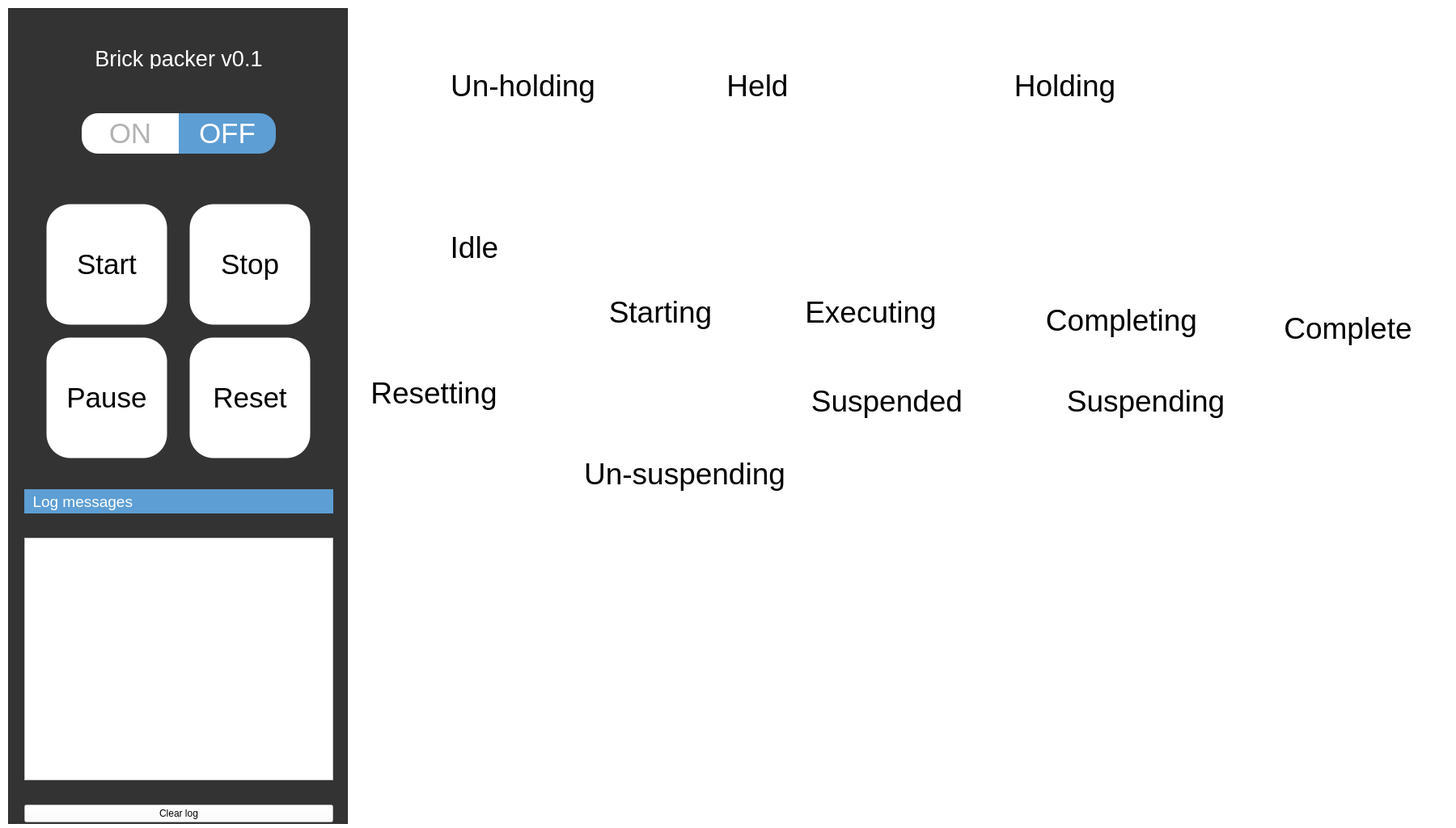
<?xml version="1.0" encoding="UTF-8"?>
<ui version="4.0">
 <class>MainWindow</class>
 <widget class="QMainWindow" name="MainWindow">
  <property name="geometry">
   <rect>
    <x>0</x>
    <y>0</y>
    <width>1800</width>
    <height>1024</height>
   </rect>
  </property>
  <property name="minimumSize">
   <size>
    <width>1800</width>
    <height>1024</height>
   </size>
  </property>
  <property name="palette">
   <palette>
    <active>
     <colorrole role="WindowText">
      <brush brushstyle="SolidPattern">
       <color alpha="255">
        <red>0</red>
        <green>0</green>
        <blue>0</blue>
       </color>
      </brush>
     </colorrole>
     <colorrole role="Button">
      <brush brushstyle="SolidPattern">
       <color alpha="255">
        <red>238</red>
        <green>238</green>
        <blue>236</blue>
       </color>
      </brush>
     </colorrole>
     <colorrole role="Light">
      <brush brushstyle="SolidPattern">
       <color alpha="255">
        <red>255</red>
        <green>255</green>
        <blue>255</blue>
       </color>
      </brush>
     </colorrole>
     <colorrole role="Midlight">
      <brush brushstyle="SolidPattern">
       <color alpha="255">
        <red>246</red>
        <green>246</green>
        <blue>245</blue>
       </color>
      </brush>
     </colorrole>
     <colorrole role="Dark">
      <brush brushstyle="SolidPattern">
       <color alpha="255">
        <red>119</red>
        <green>119</green>
        <blue>118</blue>
       </color>
      </brush>
     </colorrole>
     <colorrole role="Mid">
      <brush brushstyle="SolidPattern">
       <color alpha="255">
        <red>159</red>
        <green>159</green>
        <blue>157</blue>
       </color>
      </brush>
     </colorrole>
     <colorrole role="Text">
      <brush brushstyle="SolidPattern">
       <color alpha="255">
        <red>0</red>
        <green>0</green>
        <blue>0</blue>
       </color>
      </brush>
     </colorrole>
     <colorrole role="BrightText">
      <brush brushstyle="SolidPattern">
       <color alpha="255">
        <red>255</red>
        <green>255</green>
        <blue>255</blue>
       </color>
      </brush>
     </colorrole>
     <colorrole role="ButtonText">
      <brush brushstyle="SolidPattern">
       <color alpha="255">
        <red>0</red>
        <green>0</green>
        <blue>0</blue>
       </color>
      </brush>
     </colorrole>
     <colorrole role="Base">
      <brush brushstyle="SolidPattern">
       <color alpha="255">
        <red>255</red>
        <green>255</green>
        <blue>255</blue>
       </color>
      </brush>
     </colorrole>
     <colorrole role="Window">
      <brush brushstyle="SolidPattern">
       <color alpha="255">
        <red>255</red>
        <green>255</green>
        <blue>255</blue>
       </color>
      </brush>
     </colorrole>
     <colorrole role="Shadow">
      <brush brushstyle="SolidPattern">
       <color alpha="255">
        <red>0</red>
        <green>0</green>
        <blue>0</blue>
       </color>
      </brush>
     </colorrole>
     <colorrole role="AlternateBase">
      <brush brushstyle="SolidPattern">
       <color alpha="255">
        <red>246</red>
        <green>246</green>
        <blue>245</blue>
       </color>
      </brush>
     </colorrole>
     <colorrole role="ToolTipBase">
      <brush brushstyle="SolidPattern">
       <color alpha="255">
        <red>255</red>
        <green>255</green>
        <blue>220</blue>
       </color>
      </brush>
     </colorrole>
     <colorrole role="ToolTipText">
      <brush brushstyle="SolidPattern">
       <color alpha="255">
        <red>0</red>
        <green>0</green>
        <blue>0</blue>
       </color>
      </brush>
     </colorrole>
    </active>
    <inactive>
     <colorrole role="WindowText">
      <brush brushstyle="SolidPattern">
       <color alpha="255">
        <red>0</red>
        <green>0</green>
        <blue>0</blue>
       </color>
      </brush>
     </colorrole>
     <colorrole role="Button">
      <brush brushstyle="SolidPattern">
       <color alpha="255">
        <red>238</red>
        <green>238</green>
        <blue>236</blue>
       </color>
      </brush>
     </colorrole>
     <colorrole role="Light">
      <brush brushstyle="SolidPattern">
       <color alpha="255">
        <red>255</red>
        <green>255</green>
        <blue>255</blue>
       </color>
      </brush>
     </colorrole>
     <colorrole role="Midlight">
      <brush brushstyle="SolidPattern">
       <color alpha="255">
        <red>246</red>
        <green>246</green>
        <blue>245</blue>
       </color>
      </brush>
     </colorrole>
     <colorrole role="Dark">
      <brush brushstyle="SolidPattern">
       <color alpha="255">
        <red>119</red>
        <green>119</green>
        <blue>118</blue>
       </color>
      </brush>
     </colorrole>
     <colorrole role="Mid">
      <brush brushstyle="SolidPattern">
       <color alpha="255">
        <red>159</red>
        <green>159</green>
        <blue>157</blue>
       </color>
      </brush>
     </colorrole>
     <colorrole role="Text">
      <brush brushstyle="SolidPattern">
       <color alpha="255">
        <red>0</red>
        <green>0</green>
        <blue>0</blue>
       </color>
      </brush>
     </colorrole>
     <colorrole role="BrightText">
      <brush brushstyle="SolidPattern">
       <color alpha="255">
        <red>255</red>
        <green>255</green>
        <blue>255</blue>
       </color>
      </brush>
     </colorrole>
     <colorrole role="ButtonText">
      <brush brushstyle="SolidPattern">
       <color alpha="255">
        <red>0</red>
        <green>0</green>
        <blue>0</blue>
       </color>
      </brush>
     </colorrole>
     <colorrole role="Base">
      <brush brushstyle="SolidPattern">
       <color alpha="255">
        <red>255</red>
        <green>255</green>
        <blue>255</blue>
       </color>
      </brush>
     </colorrole>
     <colorrole role="Window">
      <brush brushstyle="SolidPattern">
       <color alpha="255">
        <red>255</red>
        <green>255</green>
        <blue>255</blue>
       </color>
      </brush>
     </colorrole>
     <colorrole role="Shadow">
      <brush brushstyle="SolidPattern">
       <color alpha="255">
        <red>0</red>
        <green>0</green>
        <blue>0</blue>
       </color>
      </brush>
     </colorrole>
     <colorrole role="AlternateBase">
      <brush brushstyle="SolidPattern">
       <color alpha="255">
        <red>246</red>
        <green>246</green>
        <blue>245</blue>
       </color>
      </brush>
     </colorrole>
     <colorrole role="ToolTipBase">
      <brush brushstyle="SolidPattern">
       <color alpha="255">
        <red>255</red>
        <green>255</green>
        <blue>220</blue>
       </color>
      </brush>
     </colorrole>
     <colorrole role="ToolTipText">
      <brush brushstyle="SolidPattern">
       <color alpha="255">
        <red>0</red>
        <green>0</green>
        <blue>0</blue>
       </color>
      </brush>
     </colorrole>
    </inactive>
    <disabled>
     <colorrole role="WindowText">
      <brush brushstyle="SolidPattern">
       <color alpha="255">
        <red>119</red>
        <green>119</green>
        <blue>118</blue>
       </color>
      </brush>
     </colorrole>
     <colorrole role="Button">
      <brush brushstyle="SolidPattern">
       <color alpha="255">
        <red>238</red>
        <green>238</green>
        <blue>236</blue>
       </color>
      </brush>
     </colorrole>
     <colorrole role="Light">
      <brush brushstyle="SolidPattern">
       <color alpha="255">
        <red>255</red>
        <green>255</green>
        <blue>255</blue>
       </color>
      </brush>
     </colorrole>
     <colorrole role="Midlight">
      <brush brushstyle="SolidPattern">
       <color alpha="255">
        <red>246</red>
        <green>246</green>
        <blue>245</blue>
       </color>
      </brush>
     </colorrole>
     <colorrole role="Dark">
      <brush brushstyle="SolidPattern">
       <color alpha="255">
        <red>119</red>
        <green>119</green>
        <blue>118</blue>
       </color>
      </brush>
     </colorrole>
     <colorrole role="Mid">
      <brush brushstyle="SolidPattern">
       <color alpha="255">
        <red>159</red>
        <green>159</green>
        <blue>157</blue>
       </color>
      </brush>
     </colorrole>
     <colorrole role="Text">
      <brush brushstyle="SolidPattern">
       <color alpha="255">
        <red>119</red>
        <green>119</green>
        <blue>118</blue>
       </color>
      </brush>
     </colorrole>
     <colorrole role="BrightText">
      <brush brushstyle="SolidPattern">
       <color alpha="255">
        <red>255</red>
        <green>255</green>
        <blue>255</blue>
       </color>
      </brush>
     </colorrole>
     <colorrole role="ButtonText">
      <brush brushstyle="SolidPattern">
       <color alpha="255">
        <red>119</red>
        <green>119</green>
        <blue>118</blue>
       </color>
      </brush>
     </colorrole>
     <colorrole role="Base">
      <brush brushstyle="SolidPattern">
       <color alpha="255">
        <red>255</red>
        <green>255</green>
        <blue>255</blue>
       </color>
      </brush>
     </colorrole>
     <colorrole role="Window">
      <brush brushstyle="SolidPattern">
       <color alpha="255">
        <red>255</red>
        <green>255</green>
        <blue>255</blue>
       </color>
      </brush>
     </colorrole>
     <colorrole role="Shadow">
      <brush brushstyle="SolidPattern">
       <color alpha="255">
        <red>0</red>
        <green>0</green>
        <blue>0</blue>
       </color>
      </brush>
     </colorrole>
     <colorrole role="AlternateBase">
      <brush brushstyle="SolidPattern">
       <color alpha="255">
        <red>238</red>
        <green>238</green>
        <blue>236</blue>
       </color>
      </brush>
     </colorrole>
     <colorrole role="ToolTipBase">
      <brush brushstyle="SolidPattern">
       <color alpha="255">
        <red>255</red>
        <green>255</green>
        <blue>220</blue>
       </color>
      </brush>
     </colorrole>
     <colorrole role="ToolTipText">
      <brush brushstyle="SolidPattern">
       <color alpha="255">
        <red>0</red>
        <green>0</green>
        <blue>0</blue>
       </color>
      </brush>
     </colorrole>
    </disabled>
   </palette>
  </property>
  <property name="windowTitle">
   <string>MainWindow</string>
  </property>
  <property name="autoFillBackground">
   <bool>false</bool>
  </property>
  <widget class="QWidget" name="centralWidget">
   <property name="minimumSize">
    <size>
     <width>1800</width>
     <height>1024</height>
    </size>
   </property>
   <property name="contextMenuPolicy">
    <enum>Qt::DefaultContextMenu</enum>
   </property>
   <widget class="QWidget" name="horizontalLayoutWidget">
    <property name="geometry">
     <rect>
      <x>-1</x>
      <y>-1</y>
      <width>1801</width>
      <height>1031</height>
     </rect>
    </property>
    <layout class="QHBoxLayout" name="horizontalLayout">
     <item>
      <widget class="QFrame" name="frame">
       <property name="sizePolicy">
        <sizepolicy hsizetype="MinimumExpanding" vsizetype="Expanding">
         <horstretch>0</horstretch>
         <verstretch>0</verstretch>
        </sizepolicy>
       </property>
       <property name="minimumSize">
        <size>
         <width>400</width>
         <height>0</height>
        </size>
       </property>
       <property name="maximumSize">
        <size>
         <width>420</width>
         <height>1080</height>
        </size>
       </property>
       <property name="layoutDirection">
        <enum>Qt::LeftToRight</enum>
       </property>
       <property name="styleSheet">
        <string notr="true">background-color: rgb(51, 51, 51);</string>
       </property>
       <property name="frameShape">
        <enum>QFrame::StyledPanel</enum>
       </property>
       <property name="frameShadow">
        <enum>QFrame::Raised</enum>
       </property>
       <widget class="QWidget" name="verticalLayoutWidget">
        <property name="geometry">
         <rect>
          <x>9</x>
          <y>9</y>
          <width>404</width>
          <height>1045</height>
         </rect>
        </property>
        <layout class="QVBoxLayout" name="verticalLayout">
         <property name="spacing">
          <number>0</number>
         </property>
         <property name="sizeConstraint">
          <enum>QLayout::SetMinimumSize</enum>
         </property>
         <item>
          <widget class="QLabel" name="Title">
           <property name="minimumSize">
            <size>
             <width>0</width>
             <height>0</height>
            </size>
           </property>
           <property name="maximumSize">
            <size>
             <width>16777215</width>
             <height>25</height>
            </size>
           </property>
           <property name="font">
            <font>
             <pointsize>20</pointsize>
            </font>
           </property>
           <property name="layoutDirection">
            <enum>Qt::LeftToRight</enum>
           </property>
           <property name="styleSheet">
            <string notr="true">color: rgb(255, 255, 255);
horizontal-align: center;</string>
           </property>
           <property name="text">
            <string>Brick packer v0.1</string>
           </property>
           <property name="alignment">
            <set>Qt::AlignCenter</set>
           </property>
          </widget>
         </item>
         <item>
          <widget class="QFrame" name="onOffBtns">
           <property name="maximumSize">
            <size>
             <width>16777215</width>
             <height>100</height>
            </size>
           </property>
           <layout class="QHBoxLayout" name="horizontalLayout_5">
            <property name="spacing">
             <number>0</number>
            </property>
            <property name="sizeConstraint">
             <enum>QLayout::SetMinimumSize</enum>
            </property>
            <item>
             <spacer name="horizontalSpacer">
              <property name="orientation">
               <enum>Qt::Horizontal</enum>
              </property>
              <property name="sizeHint" stdset="0">
               <size>
                <width>40</width>
                <height>20</height>
               </size>
              </property>
             </spacer>
            </item>
            <item>
             <widget class="QPushButton" name="onBtn">
              <property name="minimumSize">
               <size>
                <width>120</width>
                <height>30</height>
               </size>
              </property>
              <property name="maximumSize">
               <size>
                <width>150</width>
                <height>50</height>
               </size>
              </property>
              <property name="styleSheet">
               <string notr="true">background-color: rgb(255, 255, 255);
color: rgb(179,179,179);
border-style: solid;
border-width:0px;
border-top-left-radius: 20px;
border-bottom-left-radius: 20px;
font-size: 35px;</string>
              </property>
              <property name="text">
               <string>ON</string>
              </property>
             </widget>
            </item>
            <item>
             <widget class="QPushButton" name="offBtn">
              <property name="minimumSize">
               <size>
                <width>120</width>
                <height>30</height>
               </size>
              </property>
              <property name="maximumSize">
               <size>
                <width>150</width>
                <height>50</height>
               </size>
              </property>
              <property name="styleSheet">
               <string notr="true">background-color: rgb(93, 158, 212);
color: white;
border-style: solid;
border-width:0px;
border-top-right-radius: 20px;
border-bottom-right-radius: 20px;
font-size: 35px;</string>
              </property>
              <property name="text">
               <string>OFF</string>
              </property>
             </widget>
            </item>
            <item>
             <spacer name="horizontalSpacer_2">
              <property name="orientation">
               <enum>Qt::Horizontal</enum>
              </property>
              <property name="sizeHint" stdset="0">
               <size>
                <width>40</width>
                <height>20</height>
               </size>
              </property>
             </spacer>
            </item>
           </layout>
          </widget>
         </item>
         <item>
          <layout class="QGridLayout" name="gridLayout">
           <property name="leftMargin">
            <number>0</number>
           </property>
           <property name="topMargin">
            <number>0</number>
           </property>
           <property name="rightMargin">
            <number>0</number>
           </property>
           <property name="bottomMargin">
            <number>15</number>
           </property>
           <property name="horizontalSpacing">
            <number>0</number>
           </property>
           <property name="verticalSpacing">
            <number>15</number>
           </property>
           <item row="0" column="0">
            <widget class="QPushButton" name="startBtn">
             <property name="minimumSize">
              <size>
               <width>150</width>
               <height>150</height>
              </size>
             </property>
             <property name="maximumSize">
              <size>
               <width>135</width>
               <height>135</height>
              </size>
             </property>
             <property name="palette">
              <palette>
               <active>
                <colorrole role="Button">
                 <brush brushstyle="SolidPattern">
                  <color alpha="255">
                   <red>255</red>
                   <green>255</green>
                   <blue>255</blue>
                  </color>
                 </brush>
                </colorrole>
                <colorrole role="Base">
                 <brush brushstyle="SolidPattern">
                  <color alpha="255">
                   <red>255</red>
                   <green>255</green>
                   <blue>255</blue>
                  </color>
                 </brush>
                </colorrole>
                <colorrole role="Window">
                 <brush brushstyle="SolidPattern">
                  <color alpha="255">
                   <red>255</red>
                   <green>255</green>
                   <blue>255</blue>
                  </color>
                 </brush>
                </colorrole>
               </active>
               <inactive>
                <colorrole role="Button">
                 <brush brushstyle="SolidPattern">
                  <color alpha="255">
                   <red>255</red>
                   <green>255</green>
                   <blue>255</blue>
                  </color>
                 </brush>
                </colorrole>
                <colorrole role="Base">
                 <brush brushstyle="SolidPattern">
                  <color alpha="255">
                   <red>255</red>
                   <green>255</green>
                   <blue>255</blue>
                  </color>
                 </brush>
                </colorrole>
                <colorrole role="Window">
                 <brush brushstyle="SolidPattern">
                  <color alpha="255">
                   <red>255</red>
                   <green>255</green>
                   <blue>255</blue>
                  </color>
                 </brush>
                </colorrole>
               </inactive>
               <disabled>
                <colorrole role="Button">
                 <brush brushstyle="SolidPattern">
                  <color alpha="255">
                   <red>255</red>
                   <green>255</green>
                   <blue>255</blue>
                  </color>
                 </brush>
                </colorrole>
                <colorrole role="Base">
                 <brush brushstyle="SolidPattern">
                  <color alpha="255">
                   <red>255</red>
                   <green>255</green>
                   <blue>255</blue>
                  </color>
                 </brush>
                </colorrole>
                <colorrole role="Window">
                 <brush brushstyle="SolidPattern">
                  <color alpha="255">
                   <red>255</red>
                   <green>255</green>
                   <blue>255</blue>
                  </color>
                 </brush>
                </colorrole>
               </disabled>
              </palette>
             </property>
             <property name="styleSheet">
              <string notr="true">background-color: rgb(255, 255, 255);
border-style: solid;
border-width:1px;
border-radius:30px;
font-size: 35px;</string>
             </property>
             <property name="text">
              <string>Start</string>
             </property>
            </widget>
           </item>
           <item row="0" column="1">
            <widget class="QPushButton" name="stopBtn">
             <property name="minimumSize">
              <size>
               <width>150</width>
               <height>150</height>
              </size>
             </property>
             <property name="maximumSize">
              <size>
               <width>135</width>
               <height>135</height>
              </size>
             </property>
             <property name="layoutDirection">
              <enum>Qt::LeftToRight</enum>
             </property>
             <property name="styleSheet">
              <string notr="true">background-color: rgb(255, 255, 255);
border-style: solid;
border-width:1px;
border-radius:30px;
font-size: 35px;</string>
             </property>
             <property name="text">
              <string>Stop</string>
             </property>
            </widget>
           </item>
           <item row="1" column="0">
            <widget class="QPushButton" name="pauseBtn">
             <property name="minimumSize">
              <size>
               <width>150</width>
               <height>150</height>
              </size>
             </property>
             <property name="maximumSize">
              <size>
               <width>135</width>
               <height>135</height>
              </size>
             </property>
             <property name="styleSheet">
              <string notr="true">background-color: rgb(255, 255, 255);
border-style: solid;
border-width:1px;
border-radius:30px;
font-size: 35px;</string>
             </property>
             <property name="text">
              <string>Pause</string>
             </property>
            </widget>
           </item>
           <item row="1" column="1">
            <widget class="QPushButton" name="resetBtn">
             <property name="minimumSize">
              <size>
               <width>150</width>
               <height>150</height>
              </size>
             </property>
             <property name="maximumSize">
              <size>
               <width>135</width>
               <height>135</height>
              </size>
             </property>
             <property name="styleSheet">
              <string notr="true">background-color: rgb(255, 255, 255);
border-style: solid;
border-width:1px;
border-radius:30px;
font-size: 35px;</string>
             </property>
             <property name="text">
              <string>Reset</string>
             </property>
            </widget>
           </item>
          </layout>
         </item>
         <item>
          <widget class="QLabel" name="logTitle">
           <property name="minimumSize">
            <size>
             <width>0</width>
             <height>30</height>
            </size>
           </property>
           <property name="maximumSize">
            <size>
             <width>16777215</width>
             <height>30</height>
            </size>
           </property>
           <property name="font">
            <font>
             <pointsize>14</pointsize>
            </font>
           </property>
           <property name="styleSheet">
            <string notr="true">background-color: rgb(93, 158, 212);
color: rgb(255, 255, 255);</string>
           </property>
           <property name="text">
            <string>  Log messages</string>
           </property>
          </widget>
         </item>
         <item>
          <widget class="QListWidget" name="logDisplay">
           <property name="maximumSize">
            <size>
             <width>16777215</width>
             <height>300</height>
            </size>
           </property>
           <property name="palette">
            <palette>
             <active>
              <colorrole role="Button">
               <brush brushstyle="SolidPattern">
                <color alpha="255">
                 <red>255</red>
                 <green>255</green>
                 <blue>255</blue>
                </color>
               </brush>
              </colorrole>
              <colorrole role="Base">
               <brush brushstyle="SolidPattern">
                <color alpha="255">
                 <red>255</red>
                 <green>255</green>
                 <blue>255</blue>
                </color>
               </brush>
              </colorrole>
              <colorrole role="Window">
               <brush brushstyle="SolidPattern">
                <color alpha="255">
                 <red>255</red>
                 <green>255</green>
                 <blue>255</blue>
                </color>
               </brush>
              </colorrole>
             </active>
             <inactive>
              <colorrole role="Button">
               <brush brushstyle="SolidPattern">
                <color alpha="255">
                 <red>255</red>
                 <green>255</green>
                 <blue>255</blue>
                </color>
               </brush>
              </colorrole>
              <colorrole role="Base">
               <brush brushstyle="SolidPattern">
                <color alpha="255">
                 <red>255</red>
                 <green>255</green>
                 <blue>255</blue>
                </color>
               </brush>
              </colorrole>
              <colorrole role="Window">
               <brush brushstyle="SolidPattern">
                <color alpha="255">
                 <red>255</red>
                 <green>255</green>
                 <blue>255</blue>
                </color>
               </brush>
              </colorrole>
             </inactive>
             <disabled>
              <colorrole role="Button">
               <brush brushstyle="SolidPattern">
                <color alpha="255">
                 <red>255</red>
                 <green>255</green>
                 <blue>255</blue>
                </color>
               </brush>
              </colorrole>
              <colorrole role="Base">
               <brush brushstyle="SolidPattern">
                <color alpha="255">
                 <red>255</red>
                 <green>255</green>
                 <blue>255</blue>
                </color>
               </brush>
              </colorrole>
              <colorrole role="Window">
               <brush brushstyle="SolidPattern">
                <color alpha="255">
                 <red>255</red>
                 <green>255</green>
                 <blue>255</blue>
                </color>
               </brush>
              </colorrole>
             </disabled>
            </palette>
           </property>
           <property name="styleSheet">
            <string notr="true">background-color: rgb(255, 255, 255);</string>
           </property>
          </widget>
         </item>
         <item>
          <widget class="QPushButton" name="clearBtn">
           <property name="styleSheet">
            <string notr="true">background-color: rgb(255, 255, 255);</string>
           </property>
           <property name="text">
            <string>Clear log</string>
           </property>
          </widget>
         </item>
        </layout>
       </widget>
      </widget>
     </item>
     <item>
      <widget class="QWidget" name="StateDiagram" native="true">
       <property name="sizePolicy">
        <sizepolicy hsizetype="Preferred" vsizetype="Preferred">
         <horstretch>0</horstretch>
         <verstretch>0</verstretch>
        </sizepolicy>
       </property>
       <widget class="QLabel" name="stateExecuting">
        <property name="geometry">
         <rect>
          <x>540</x>
          <y>350</y>
          <width>201</width>
          <height>51</height>
         </rect>
        </property>
        <property name="font">
         <font>
          <pointsize>28</pointsize>
         </font>
        </property>
        <property name="text">
         <string>Executing</string>
        </property>
        <property name="alignment">
         <set>Qt::AlignCenter</set>
        </property>
       </widget>
       <widget class="QLabel" name="stateUnholding">
        <property name="geometry">
         <rect>
          <x>110</x>
          <y>70</y>
          <width>201</width>
          <height>51</height>
         </rect>
        </property>
        <property name="font">
         <font>
          <pointsize>28</pointsize>
         </font>
        </property>
        <property name="text">
         <string>Un-holding</string>
        </property>
        <property name="alignment">
         <set>Qt::AlignCenter</set>
        </property>
       </widget>
       <widget class="QLabel" name="stateHeld">
        <property name="geometry">
         <rect>
          <x>400</x>
          <y>70</y>
          <width>201</width>
          <height>51</height>
         </rect>
        </property>
        <property name="font">
         <font>
          <pointsize>28</pointsize>
         </font>
        </property>
        <property name="text">
         <string>Held</string>
        </property>
        <property name="alignment">
         <set>Qt::AlignCenter</set>
        </property>
       </widget>
       <widget class="QLabel" name="stateHolding">
        <property name="geometry">
         <rect>
          <x>780</x>
          <y>70</y>
          <width>201</width>
          <height>51</height>
         </rect>
        </property>
        <property name="font">
         <font>
          <pointsize>28</pointsize>
         </font>
        </property>
        <property name="text">
         <string>Holding</string>
        </property>
        <property name="alignment">
         <set>Qt::AlignCenter</set>
        </property>
       </widget>
       <widget class="QLabel" name="stateComplete">
        <property name="geometry">
         <rect>
          <x>1130</x>
          <y>370</y>
          <width>201</width>
          <height>51</height>
         </rect>
        </property>
        <property name="font">
         <font>
          <pointsize>28</pointsize>
         </font>
        </property>
        <property name="text">
         <string>Complete</string>
        </property>
        <property name="alignment">
         <set>Qt::AlignCenter</set>
        </property>
       </widget>
       <widget class="QLabel" name="stateCompleting">
        <property name="geometry">
         <rect>
          <x>850</x>
          <y>360</y>
          <width>201</width>
          <height>51</height>
         </rect>
        </property>
        <property name="font">
         <font>
          <pointsize>28</pointsize>
         </font>
        </property>
        <property name="text">
         <string>Completing</string>
        </property>
        <property name="alignment">
         <set>Qt::AlignCenter</set>
        </property>
       </widget>
       <widget class="QLabel" name="stateStarting">
        <property name="geometry">
         <rect>
          <x>280</x>
          <y>350</y>
          <width>201</width>
          <height>51</height>
         </rect>
        </property>
        <property name="font">
         <font>
          <pointsize>28</pointsize>
         </font>
        </property>
        <property name="text">
         <string>Starting</string>
        </property>
        <property name="alignment">
         <set>Qt::AlignCenter</set>
        </property>
       </widget>
       <widget class="QLabel" name="stateIdle">
        <property name="geometry">
         <rect>
          <x>50</x>
          <y>270</y>
          <width>201</width>
          <height>51</height>
         </rect>
        </property>
        <property name="font">
         <font>
          <pointsize>28</pointsize>
         </font>
        </property>
        <property name="text">
         <string>Idle</string>
        </property>
        <property name="alignment">
         <set>Qt::AlignCenter</set>
        </property>
       </widget>
       <widget class="QLabel" name="stateUnsuspending">
        <property name="geometry">
         <rect>
          <x>270</x>
          <y>550</y>
          <width>281</width>
          <height>51</height>
         </rect>
        </property>
        <property name="font">
         <font>
          <pointsize>28</pointsize>
         </font>
        </property>
        <property name="text">
         <string>Un-suspending</string>
        </property>
        <property name="alignment">
         <set>Qt::AlignCenter</set>
        </property>
       </widget>
       <widget class="QLabel" name="stateSuspending">
        <property name="geometry">
         <rect>
          <x>880</x>
          <y>460</y>
          <width>201</width>
          <height>51</height>
         </rect>
        </property>
        <property name="font">
         <font>
          <pointsize>28</pointsize>
         </font>
        </property>
        <property name="text">
         <string>Suspending</string>
        </property>
        <property name="alignment">
         <set>Qt::AlignCenter</set>
        </property>
       </widget>
       <widget class="QLabel" name="stateSuspended">
        <property name="geometry">
         <rect>
          <x>560</x>
          <y>460</y>
          <width>201</width>
          <height>51</height>
         </rect>
        </property>
        <property name="font">
         <font>
          <pointsize>28</pointsize>
         </font>
        </property>
        <property name="text">
         <string>Suspended</string>
        </property>
        <property name="alignment">
         <set>Qt::AlignCenter</set>
        </property>
       </widget>
       <widget class="QLabel" name="stateResetting">
        <property name="geometry">
         <rect>
          <x>0</x>
          <y>450</y>
          <width>201</width>
          <height>51</height>
         </rect>
        </property>
        <property name="font">
         <font>
          <pointsize>28</pointsize>
         </font>
        </property>
        <property name="text">
         <string>Resetting</string>
        </property>
        <property name="alignment">
         <set>Qt::AlignCenter</set>
        </property>
       </widget>
      </widget>
     </item>
    </layout>
   </widget>
  </widget>
 </widget>
 <layoutdefault spacing="6" margin="11"/>
 <resources/>
 <connections/>
</ui>
